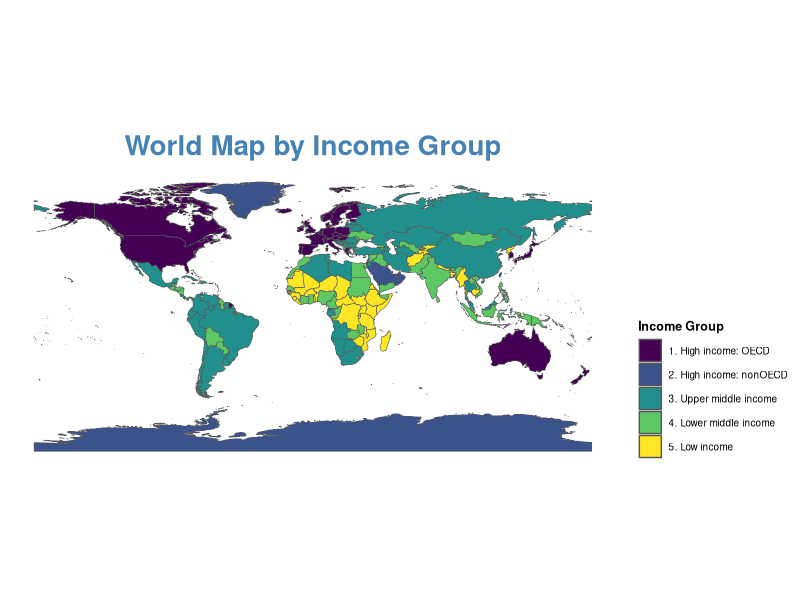
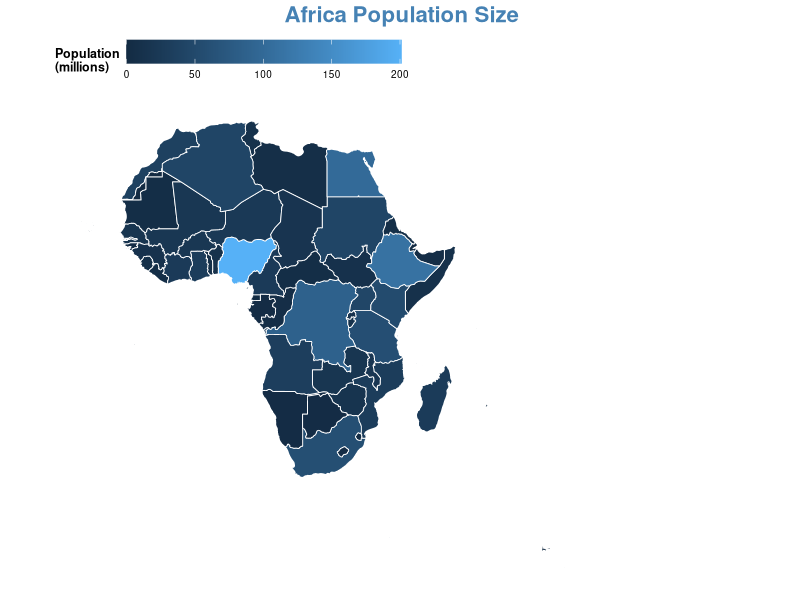

The R source for these figures, in order: (Note: this script raises an error after producing the figures.)
## ---- chunk 1
#| label: Load Libraries
#| message: false
#| warning: false
#| include: false
library(tidyverse)
library(sf)
library(ggthemes)
library(rnaturalearth)
## ---- chunk 2
#| label: Generate data frmae
#| message: false
#| warning: false
#| include: false
world <- ne_countries(scale = "medium",
                      returnclass = "sf")
## ---- chunk 3
#| label: Visualize - World Income
#| echo: true
#| message: false
#| warning: false
world %>% 
  ggplot(aes(fill = income_grp)) +
  geom_sf() +
  labs(
    title = "World Map by Income Group",
    fill = "Income Group"
  ) +
  scale_fill_viridis_d() +
  theme_map() +
  theme(
    legend.position = "right",
    legend.title =  element_text(face = "bold"),
    plot.title = element_text(size = 20,
                              colour = "steelblue",
                              hjust = 0.5,
                              face = "bold"))
## ---- chunk 4
#| label: Visualize - Africa Population
#| echo: true
#| message: false
#| warning: false

world %>% 
  filter(region_un == "Africa") %>% 
  ggplot() +
  geom_sf(aes(fill = pop_est/1e6),
          color = "white",
          lwd = 0.3) +
  labs(
    title = "Africa Population Size",
    fill = "Population\n(millions)") +
  theme_map() +
    theme(
        legend.position = "top",
        legend.title = element_text(face = "bold"),
        legend.key.width = unit(1.4, "cm"), # Comma instead of +
        plot.title = element_text(
            size = 16,
            colour = "steelblue",
            hjust = 0.5,
            face = "bold"
        )
    )


## ---- chunk 5
#| label: Visualize - Brazil HDI
#| echo: true
#| message: false
#| warning: false

atlas <- read_rds("https://github.com/viniciusoike/restateinsight/raw/main/static/data/atlas_sp_hdi.rds")

ggplot(atlas) +
  geom_sf(aes(fill = HDI),
          lwd = 0.02,
          color = "white") +
  scale_fill_fermenter(
    name = "HDI Scores",
    breaks = seq(0.65, 0.95, 0.05),
    direction =1,
    palette = "YlGnBu") +
  labs(title = "HDI in Sao Palo, Brazil (2010") +
  theme_map() +
  theme(
    legend.position = "right",  # Legend placed at the bottom
    legend.title = element_text(face = "bold"),
    legend.key.width = unit(1.4, "cm"),
    plot.title = element_text(
      size = 9,
      colour = "steelblue",
      hjust = 0.5,
      face = "bold"
    )
  )
